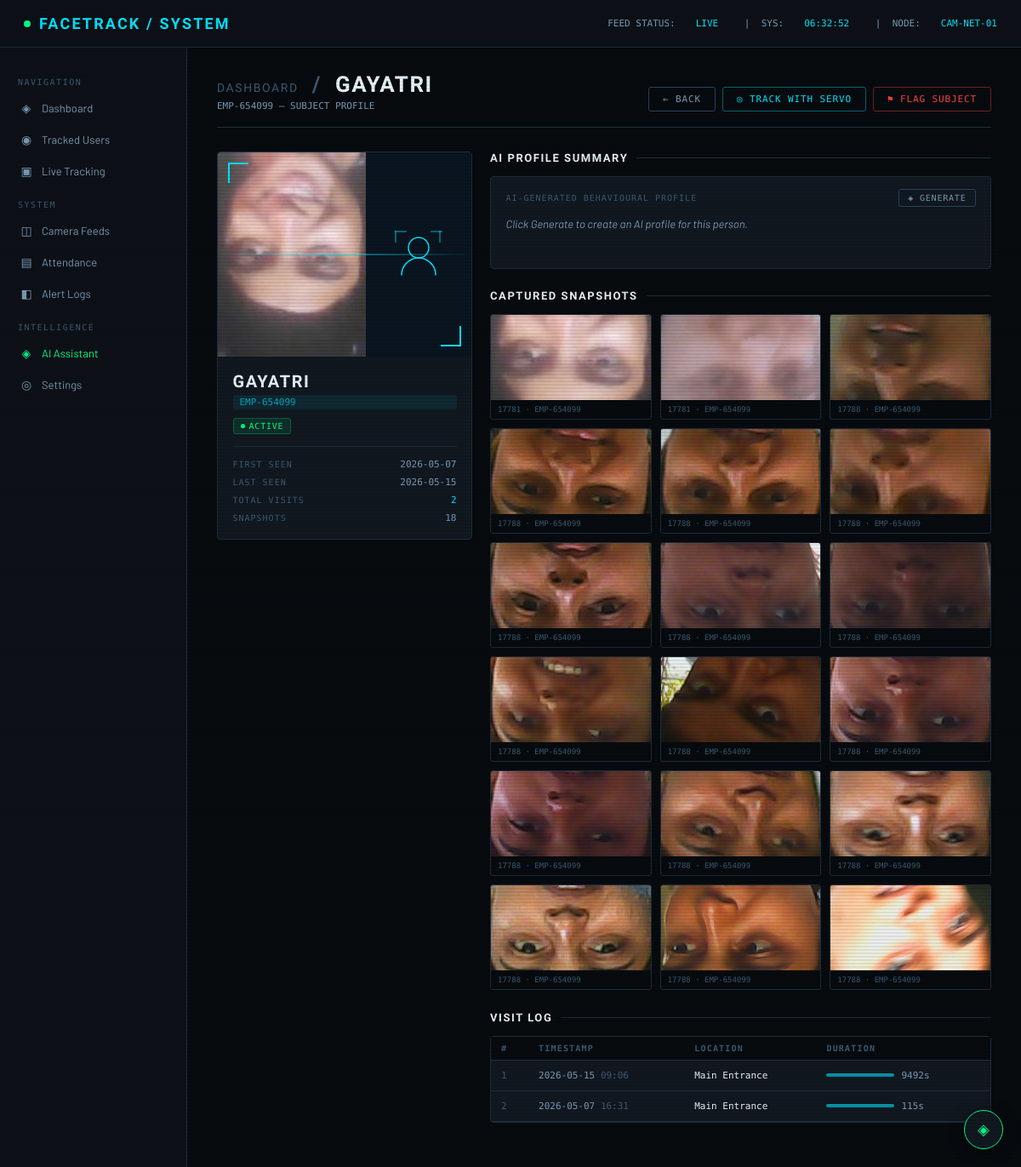
The page /user/EMP-654099 on the database its author committed.
### database.py (models this page shows, shortened)
class Person(Base):
    __tablename__ = "persons"
    id          = Column(Integer, primary_key=True, autoincrement=True)
    name        = Column(String(100), nullable=False)
    employee_id = Column(String(50), unique=True, nullable=False)
    role        = Column(String(100), default="Employee")
    department  = Column(String(100), default="General")
    photo_path  = Column(String(255), nullable=True)      # saved face snapshot
    created_at  = Column(DateTime, default=datetime.utcnow)
    is_active   = Column(Boolean, default=True)
    embeddings  = relationship("FaceEmbedding", back_populates="person", cascade="all, delete-orphan")
    logs        = relationship("AttendanceLog",  back_populates="person", cascade="all, delete-orphan")

### app.py (the view)
@app.route("/user/<employee_id>")
def user_detail(employee_id):
    user=_get_user(employee_id)
    if user is None: return redirect(url_for("index"))
    return render_template("user_detail.html",user=user)

### app.py (called while the page is built)
def _get_user(eid):
    session = get_session()
    try:
        p = session.query(Person).filter_by(employee_id=eid).first()
        return _person_to_user(p) if p else None
    finally: session.close()

### database.py (called while the page is built)
def get_session():
    return SessionLocal()

### templates/user_detail.html (shortened to what this page needs)
{% extends "base.html" %}
{% block content %}
<div class="page-header">
  <div>
    <h1>
      <a href="/" style="color:var(--text-lo); text-decoration:none; font-size:14px; font-weight:400;">Dashboard</a>
      <span style="color:var(--text-lo); margin: 0 8px;">/</span>
      {{ user.name }}
    </h1>
    <div class="sub">{{ user.id }} — SUBJECT PROFILE</div>
  </div>
  <div style="display:flex; gap:8px;">
    <a href="/" class="btn">← Back</a>
    <button class="btn" id="track-btn" onclick="toggleTracking()" style="color:var(--accent); border-color:rgba(0,229,255,0.4);">
    </button>
    {% if user.status == 'active' %}
      <form method="POST" action="/user/{{ user.id }}/flag" style="margin:0;">
        <button type="submit" class="btn" style="color:var(--red); border-color:rgba(255,68,68,0.4);">⚑ Flag Subject</button>
      </form>
    {% else %}
      <form method="POST" action="/user/{{ user.id }}/clear" style="margin:0;">
        <button type="submit" class="btn" style="color:var(--green); border-color:rgba(0,255,135,0.4);">✓ Clear Flag</button>
      </form>
    {% endif %}
  </div>
</div>
<div class="detail-layout">
  <div class="profile-card">
    <div class="profile-avatar">
      {% if user.snapshots %}
        <img
          src="{{ url_for('static', filename='snapshots/' + user.snapshots[0].filename) }}"
          alt="Latest snapshot"
          onerror="this.style.display='none'"
        />
      {% endif %}
      <div class="placeholder">
      </div>
      <div class="scan-line"></div>
    </div>
    <div class="profile-body">
      <div class="profile-name">{{ user.name }}</div>
      <div class="id-chip">{{ user.id }}</div>
      <div style="margin-top: 8px;">
        {% if user.status == 'active' %}
          <span class="badge badge-green"><span class="badge-dot"></span>Active</span>
        {% elif user.status == 'flagged' %}
          <span class="badge badge-red"><span class="badge-dot"></span>⚑ Flagged</span>
        {% else %}
          <span class="badge badge-amber"><span class="badge-dot"></span>{{ user.status }}</span>
        {% endif %}
      </div>
      <div class="profile-rows">
        <div class="profile-row">
          <span class="key">First Seen</span>
          <span class="val">{{ user.first_seen[:10] }}</span>
        </div>
        <div class="profile-row">
          <span class="key">Last Seen</span>
          <span class="val">{{ user.last_seen[:10] }}</span>
        </div>
        <div class="profile-row">
          <span class="key">Total Visits</span>
          <span class="val" style="color:var(--accent);">{{ user.visit_count }}</span>
        </div>
        <div class="profile-row">
          <span class="key">Snapshots</span>
          <span class="val">{{ user.snapshots|length }}</span>
        </div>
      </div>
    </div>
  </div>
  <div>
    <div class="section-block">
      <div class="section-title">AI Profile Summary</div>
      <div class="card" style="padding:1rem 1.25rem;" id="ai-summary-card">
        <div style="display:flex;align-items:center;justify-content:space-between;margin-bottom:10px;">
          <div style="font-family:var(--font-mono);font-size:10px;color:var(--text-lo);
                      letter-spacing:.1em;text-transform:uppercase;">
            AI-Generated Behavioural Profile
          </div>
          <button class="btn" id="ai-summary-btn" onclick="loadAISummary()" style="padding:4px 10px;font-size:10px;">
            ◈ Generate
          </button>
        </div>
        <div id="ai-summary-text" style="font-size:13px;color:var(--text-mid);
             line-height:1.6;font-style:italic;min-height:48px;">
          Click Generate to create an AI profile for this person.
        </div>
      </div>
    </div>
    <div class="section-block">
      <div class="section-title">Captured Snapshots</div>
      <div class="snapshots-grid">
        {% for snap in user.snapshots %}
        <div class="snapshot-item">
          <img
            src="{{ url_for('static', filename='snapshots/' + snap.filename) }}"
            alt="snapshot"
            onerror="this.style.display='none'; this.parentElement.querySelector('.snap-placeholder').style.display='flex';"
          />
          <div class="snapshot-meta">{{ snap.timestamp[11:16] }} · {{ snap.timestamp[:10] }}</div>
        </div>
        {% endfor %}
      </div>
    </div>
    <div class="section-block">
      <div class="section-title">Visit Log</div>
      <div class="card" style="padding: 0;">
        <table class="visit-table">
          <thead>
            <tr>
              <th>#</th>
              <th>Timestamp</th>
              <th>Location</th>
              <th>Duration</th>
            </tr>
          </thead>
          <tbody>
            {% for log in user.visit_log %}
            <tr>
              <td style="color: var(--text-lo);">{{ loop.index }}</td>
              <td>{{ log.timestamp[:10] }} <span style="color:var(--text-lo);">{{ log.timestamp[11:16] }}</span></td>
              <td style="color: var(--text-hi);">{{ log.location }}</td>
              <td>
                <div class="duration-bar">
                  <div class="bar" style="width: {{ [log.duration_sec * 0.8, 80] | min }}px;"></div>
                  <span>{{ log.duration_sec }}s</span>
                </div>
              </td>
            </tr>
            {% endfor %}
          </tbody>
        </table>
      </div>
    </div>
  </div>
</div>
{% endblock %}

### templates/base.html (style rules this page uses)
*, *::before, *::after { box-sizing: border-box; margin: 0; padding: 0; }
:root { --bg-deep: #070b0f; --bg-panel: #0d1117; --bg-card: #111820; --bg-hover: #161f2a; --border: #1e2d3d; --border-hi: #2a4060; --accent: #00e5ff; --accent-dim: #00a8bb; --accent-glow:#00e5ff22; --green: #00ff87; --red: #ff4444; --amber: #ffb300; --text-hi: #e8f4f8; --text-mid: #7a9bb5; --text-lo: #3d5a72; --font-mono: 'Share Tech Mono', monospace; --font-body: 'Barlow', sans-serif; --font-cond: 'Barlow Condensed', sans-serif; }
html, body { background: var(--bg-deep); color: var(--text-hi); font-family: var(--font-body); font-size: 14px; min-height: 100vh; }
body::before { content: ''; position: fixed; inset: 0; background: repeating-linear-gradient( 0deg, transparent, transparent 2px, rgba(0,0,0,0.07) 2px, rgba(0,0,0,0.07) 4px ); pointer-events: none; z-index: 9999; }
.page-header { display: flex; align-items: flex-end; justify-content: space-between; margin-bottom: 2rem; padding-bottom: 1.25rem; border-bottom: 1px solid var(--border); }
.page-header h1 { font-family: var(--font-cond); font-size: 26px; font-weight: 700; letter-spacing: 0.06em; color: var(--text-hi); text-transform: uppercase; }
.page-header .sub { font-family: var(--font-mono); font-size: 11px; color: var(--text-mid); margin-top: 4px; }
.card { background: var(--bg-card); border: 1px solid var(--border); border-radius: 4px; padding: 1.25rem 1.5rem; }
.badge { display: inline-flex; align-items: center; gap: 5px; padding: 3px 8px; border-radius: 3px; font-family: var(--font-mono); font-size: 10px; letter-spacing: 0.08em; text-transform: uppercase; }
.badge-green { background: rgba(0,255,135,0.1); color: var(--green); border: 1px solid rgba(0,255,135,0.25); }
.badge-dot { width: 5px; height: 5px; border-radius: 50%; background: currentColor; }
.btn { display: inline-flex; align-items: center; gap: 6px; padding: 7px 16px; background: transparent; border: 1px solid var(--border-hi); color: var(--text-mid); font-family: var(--font-mono); font-size: 11px; letter-spacing: 0.08em; text-transform: uppercase; border-radius: 3px; cursor: pointer; text-decoration: none; transition: all 0.15s; }
.id-chip { font-family: var(--font-mono); font-size: 11px; color: var(--accent-dim); background: rgba(0,229,255,0.08); padding: 2px 8px; border-radius: 2px; }

### rows shown on the page
Person: name "GAYATRI", id "EMP-654099", shows a picture, timestamp "17781", employee "EMP-654099", timestamp "17788"

### other values the page prints
{{ user.first_seen[:10] }} "2026-05-07"
{{ user.last_seen[:10] }} "2026-05-15"
{{ user.visit_count }} "2"
{{ user.snapshots|length }} "18"
{{ log.timestamp[:10] }} "2026-05-15" "2026-05-07"
{{ log.timestamp[11:16] }} "09:06" "16:31"
{{ log.location }} "Main Entrance" "Main Entrance"
{{ log.duration_sec }} "9492" "115"
